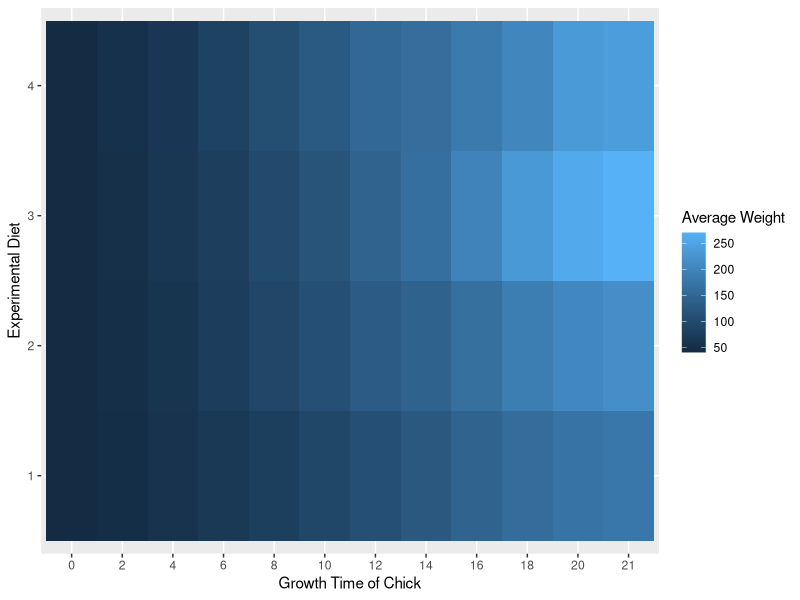
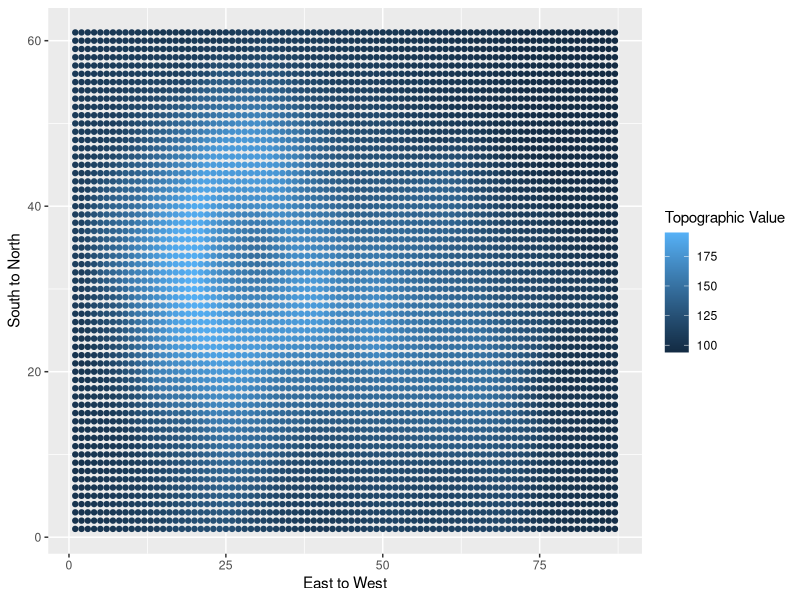
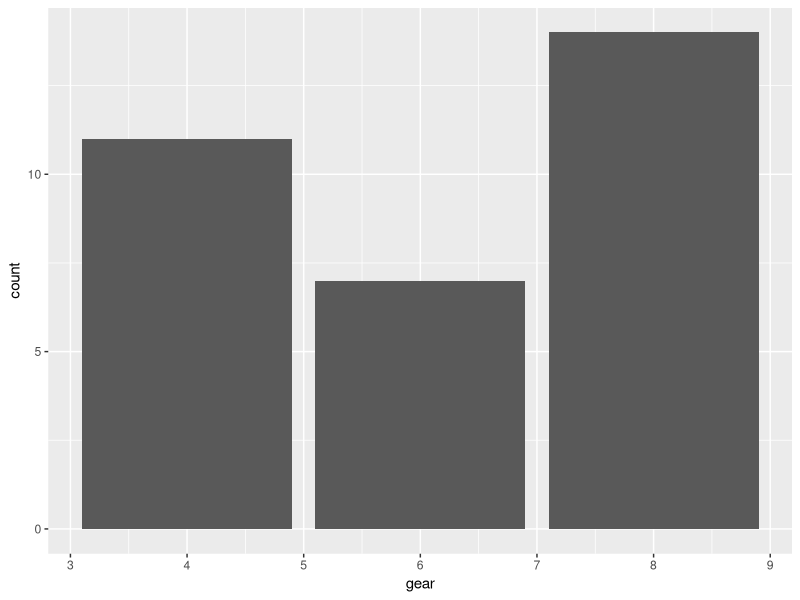
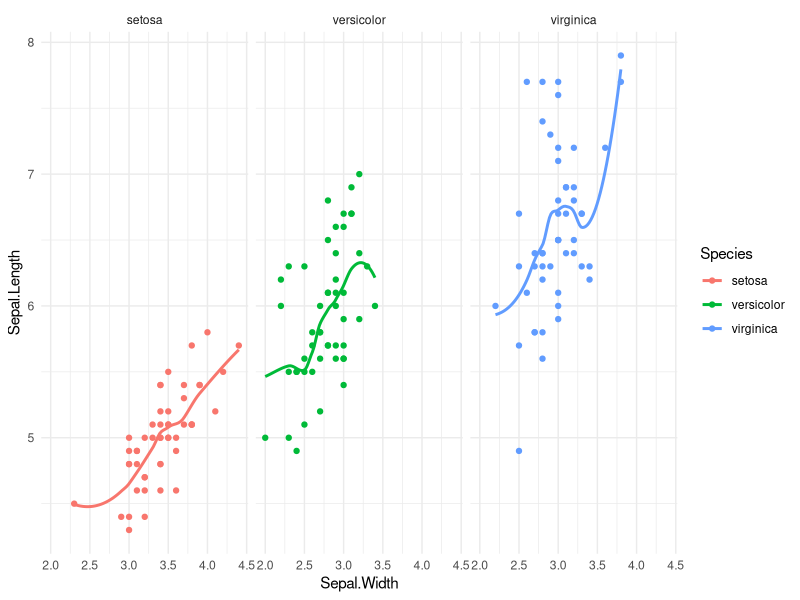
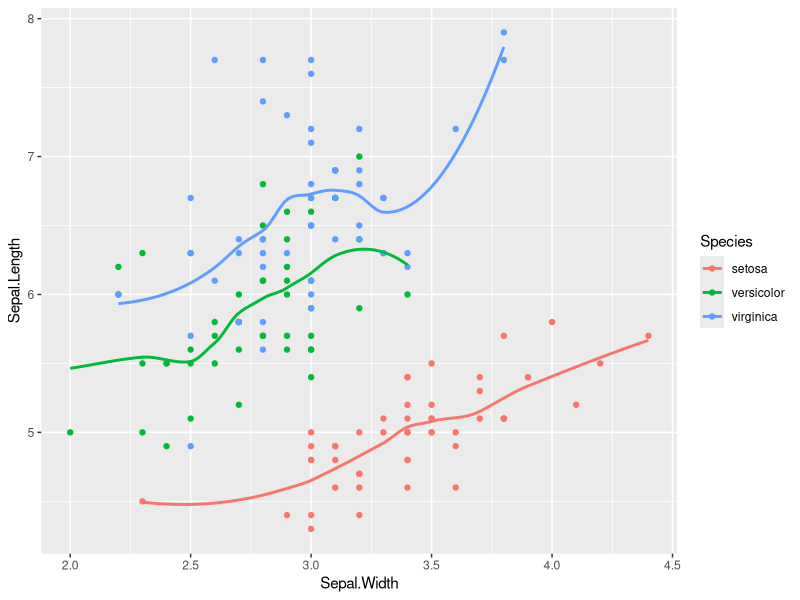

Here is the R script that generated these plots, in order:
## ---- chunk 1
knitr::opts_chunk$set(echo = TRUE)
library(tidyverse)
library(reshape2)
data(volcano)
data(ChickWeight)
## ---- chunk 2
# data preparation: to tibble
cw <- as.tibble(ChickWeight)

# boxplot: x = time, y = weight
cw %>%
  group_by(Time, Diet) %>%
  summarise(weight = mean(weight, na.rm = TRUE)) %>%
  ggplot(aes(x = factor(Time), y = Diet, fill = weight)) +
    geom_tile() +
    labs(x = "Growth Time of Chick", y = "Experimental Diet", fill = "Average Weight")
## ---- chunk 3
# data preparation: matrix to tibble
vcn <- volcano
colnames(vcn) <- 1:61
rownames(vcn) <- 1:87
vcn <- melt(vcn)
names(vcn) <- c("East to West","South to North","Topographic Value")
vcn <- as.tibble(vcn)

# plot
vcn %>% 
  ggplot(mapping = aes(x = `East to West`, y = `South to North`, color = `Topographic Value`)) +
    geom_point(show.legend = TRUE)
## ---- chunk 4
# data preparation: matrix to tibble
mtc <- as.tibble(mtcars)

# Plot: Stacked bar figure of the number of each gear type and how they are further divided out by cyl.

mtc %>%
  ggplot(aes(gear)) +
  geom_bar(aes(cyl))
## ---- chunk 5
iris %>%
  ggplot(aes(x = Sepal.Width, y = Sepal.Length, color = Species)) +
    geom_point() + 
    geom_smooth(se = FALSE) +
    facet_wrap(~Species) +
    theme_minimal()
## ---- chunk 6
iris %>%
  ggplot(aes(x = Sepal.Width, y = Sepal.Length, color = Species)) +
    geom_point() + 
    geom_smooth(se = FALSE)
